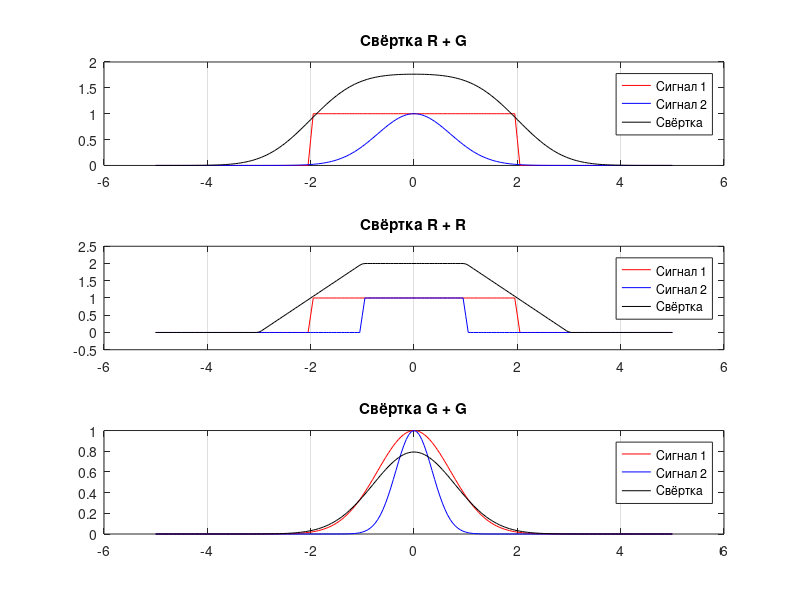

Write MATLAB code to recreate this figure.
function main
	% Входные параметры
	c = 2.0;
	sigma = 1.0;

	% ОДЗ
	t_max = 5;
	dt = 0.05;
	t = -t_max:dt:t_max;

	% Генерация сигналов
	x1 = [rectangular(t, c) zeros(1, length(t))];
	x2 = [gaussian(t, sigma) zeros(1, length(t))];
	x3 = [rectangular(t, c/2) zeros(1, length(t))];
	x4 = [gaussian(t, sigma/2) zeros(1, length(t))];

	% Свертка
	% Фурье-образ взаимной свертки равен произведению Фурье-образов свертываемых функций.
	y1 = ifft(fft(x1) .* fft(x2)) * dt;
	y2 = ifft(fft(x1) .* fft(x3)) * dt;
	y3 = ifft(fft(x2) .* fft(x4)) * dt;

	% Нормализация свёртки
	start = fix((length(y1) - length(t)) / 2);	
	y1 = y1(start+1:start+length(t));
	y2 = y2(start+1:start+length(t));
	y3 = y3(start+1:start+length(t));

    figure(3);
	
	graph_figure(1, t, x1, x2, y1, 'R + G');
	graph_figure(2, t, x1, x3, y2, 'R + R');
	graph_figure(3, t, x2, x4, y3, 'G + G');

	% title('Реализация частотного алгоритма вычисления свертки');
end

function graph_figure(i, t, x1, x2, y, tit)
    subplot(3, 1, i);
	plot(t, x1(1:201), 'r', t, x2(1:201), 'b', t, y, 'k');
	set (gca, "xgrid", "on");
	title(['Свёртка ', tit]);
	legend('Сигнал 1', 'Сигнал 2', 'Свёртка');
end

% Rectangular pulse generation
function y = rectangular(x, c)
	y = zeros(size(x));
	y(abs(x) - c < 0) = 1;
	y(abs(x) == c) = 1/2;
end

% Gaussian pulse generation
function y = gaussian(x, sigma)
	y = exp(-(x / sigma) .^ 2);
end
